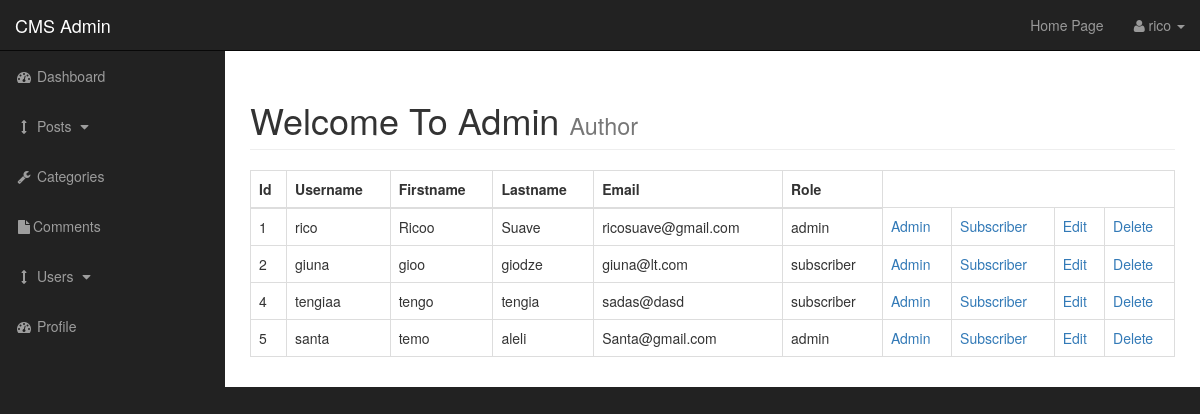
Before: /admin/users.php (signed in) with the older database file.
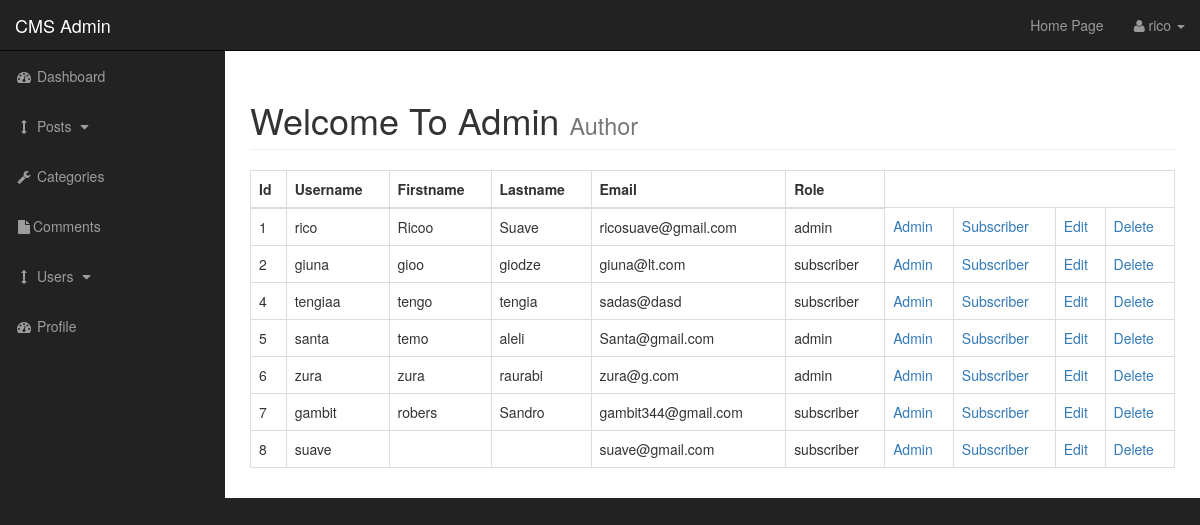
After: the same page with the newer database file.
### tables this page shows
CREATE TABLE `users` (
  `user_id` int(3) NOT NULL,
  `username` varchar(255) NOT NULL,
  `user_password` varchar(255) NOT NULL,
  `user_firstname` varchar(255) NOT NULL,
  `user_lastname` varchar(255) NOT NULL,
  `user_email` varchar(255) NOT NULL,
  `user_iamge` text NOT NULL,
  `user_role` varchar(255) NOT NULL,
  `randSalt` varchar(255) NOT NULL DEFAULT '$2y$10$iusesomecrazystrings22'
);

### admin/includes/view_all_users.php (the view, shortened to what this page needs)
<table class="table table-bordered table-hover">
    <thead>
    <tr>
        <th>Id</th>
        <th>Username</th>
        <th>Firstname</th>
        <th>Lastname</th>
        <th>Email</th>
        <th>Role</th>
    </tr>
    </thead>
    <tbody>
    <?php
    $query = "SELECT * FROM users" ;
    $select_users = mysqli_query($connection,$query);
    while($row = mysqli_fetch_assoc($select_users)){
        $user_id = $row['user_id'];
        $username = $row['username'];
        $user_firstname = $row['user_firstname'];
        $user_lastname = $row['user_lastname'];
        $user_email = $row['user_email'];
        $user_role = $row['user_role'];
        echo "<tr>";
        echo "<td>$user_id</td>";
        echo "<td>$username</td>";
        echo "<td>$user_firstname</td>";
        echo "<td>$user_lastname</td>";
        echo "<td>$user_email</td>";
        echo "<td>$user_role</td>";
        echo "<td><a href='users.php?change_to_admin={$user_id}'>Admin</a></td>";
        echo "<td><a href='users.php?change_to_sub={$user_id}'>Subscriber</a></td>";
        echo "<td><a href='users.php?source=edit_user&edit_user={$user_id}'>Edit</a></td>";
        echo "<td><a href='users.php?delete={$user_id}'>Delete</a></td>";
        echo "</tr>";
    }
    ?>
    </tbody>
</table>

Changed rows visible on the page:
added users: user_id "6", username "zura", user_firstname "zura", user_lastname "raurabi", user_email "zura@g.com", user_role "admin"
added users: user_id "7", username "gambit", user_firstname "robers", user_lastname "Sandro", user_email "gambit344@gmail.com", user_role "subscriber"
added users: user_id "8", username "suave", user_email "suave@gmail.com", user_role "subscriber"
